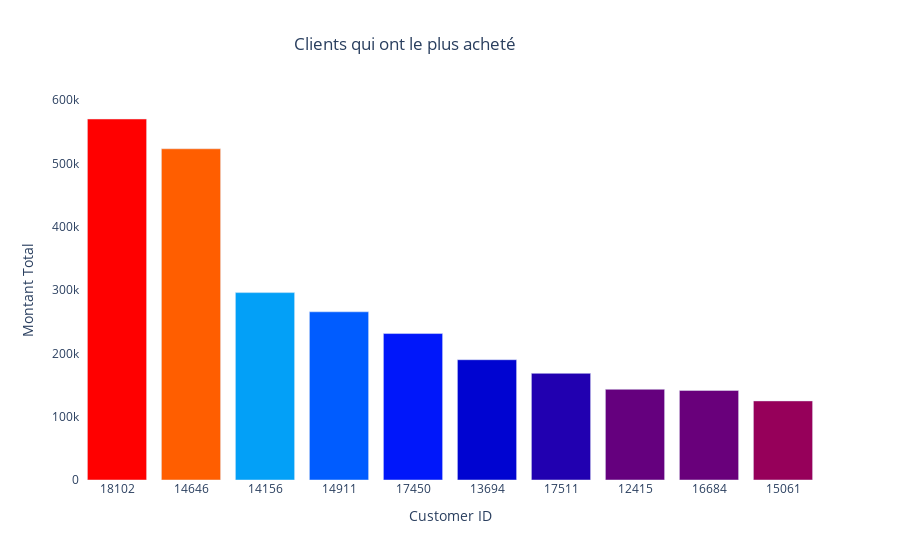

Notebook cell for this chart:
### Code cell
fig = go.Figure(data=[
    go.Bar(name='Clients qui ont le plus acheté', 
           x=df_customers_desc['Customer ID'].astype(str), 
           y=df_customers_desc['Total'],
           marker_opacity=1,
           hovertext=df_customers_desc['Country'],
           marker={'color': df_customers_desc['Total'],
                   'colorscale': 'Rainbow'})
    ])

fig.update_layout(title='Clients qui ont le plus acheté',
                  title_x=0.45,
                  xaxis_title="Customer ID",
                  yaxis_title="Montant Total",
                  plot_bgcolor='white')
fig.show()

### Figure 1 — Plotly figure (JSON) as saved in the notebook; plotly's stock layout.template omitted (floating-point values rounded to 4 significant figures)
{"data": [{"hovertext": ["United Kingdom", "Netherlands", "EIRE", "EIRE", "United Kingdom", "United Kingdom", "United Kingdom", "Australia", "United Kingdom", "United Kingdom"], "marker": {"color": [570400.0, 523300.0, 296100.0, 265800.0, 231400.0, 190000.0, 168500.0, 143300.0, 141500.0, 125000.0], "colorscale": [[0, "rgb(150,0,90)"], [0.125, "rgb(0,0,200)"], [0.25, "rgb(0,25,255)"], [0.375, "rgb(0,152,255)"], [0.5, "rgb(44,255,150)"], [0.625, "rgb(151,255,0)"], [0.75, "rgb(255,234,0)"], [0.875, "rgb(255,111,0)"], [1, "rgb(255,0,0)"]], "opacity": 1}, "name": "Clients qui ont le plus acheté", "type": "bar", "x": ["18102", "14646", "14156", "14911", "17450", "13694", "17511", "12415", "16684", "15061"], "y": [570400.0, 523300.0, 296100.0, 265800.0, 231400.0, 190000.0, 168500.0, 143300.0, 141500.0, 125000.0]}], "layout": {"plot_bgcolor": "white", "title": {"text": "Clients qui ont le plus acheté", "x": 0.45}, "xaxis": {"title": {"text": "Customer ID"}}, "yaxis": {"title": {"text": "Montant Total"}}}}
